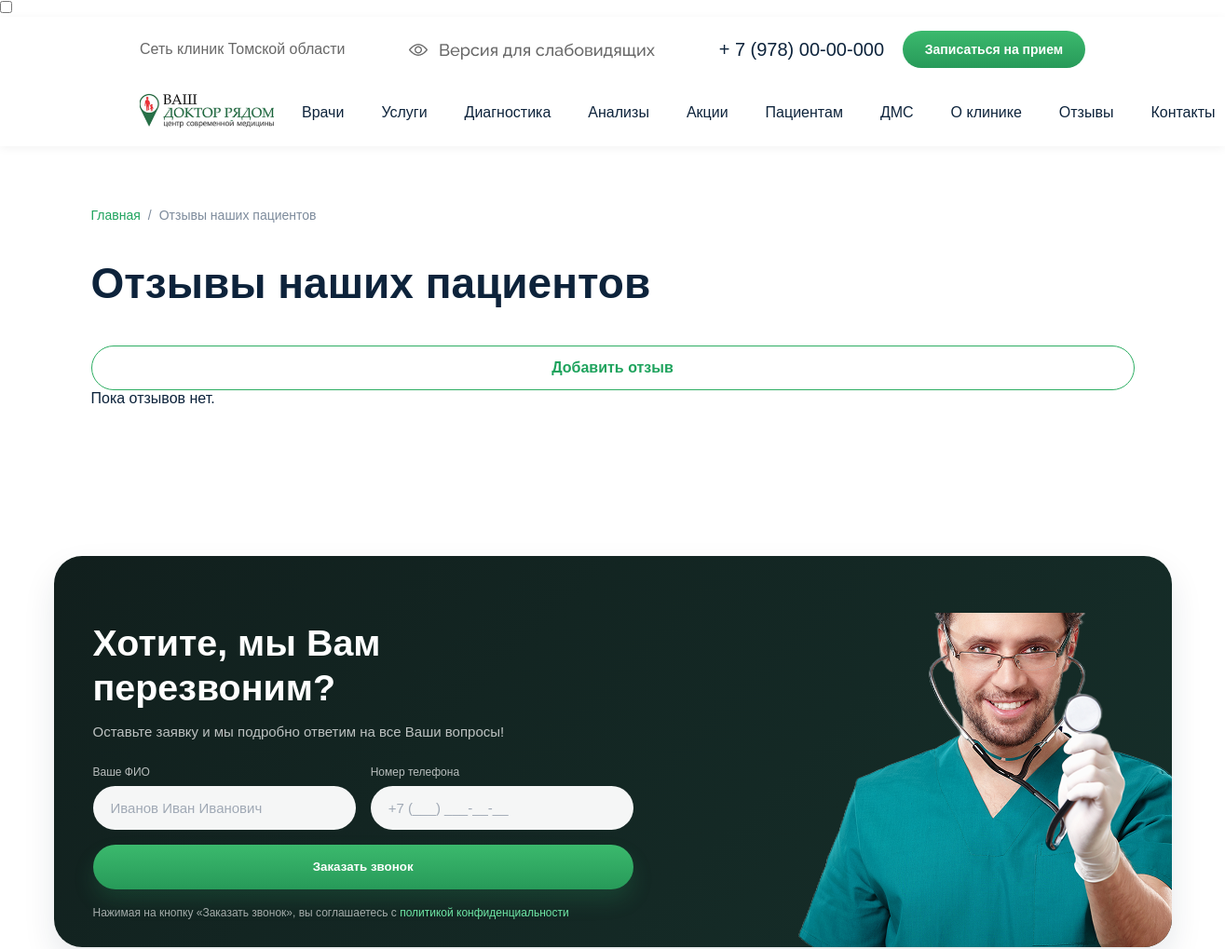
The page /reviews/ (upper part) on the database as committed earlier.
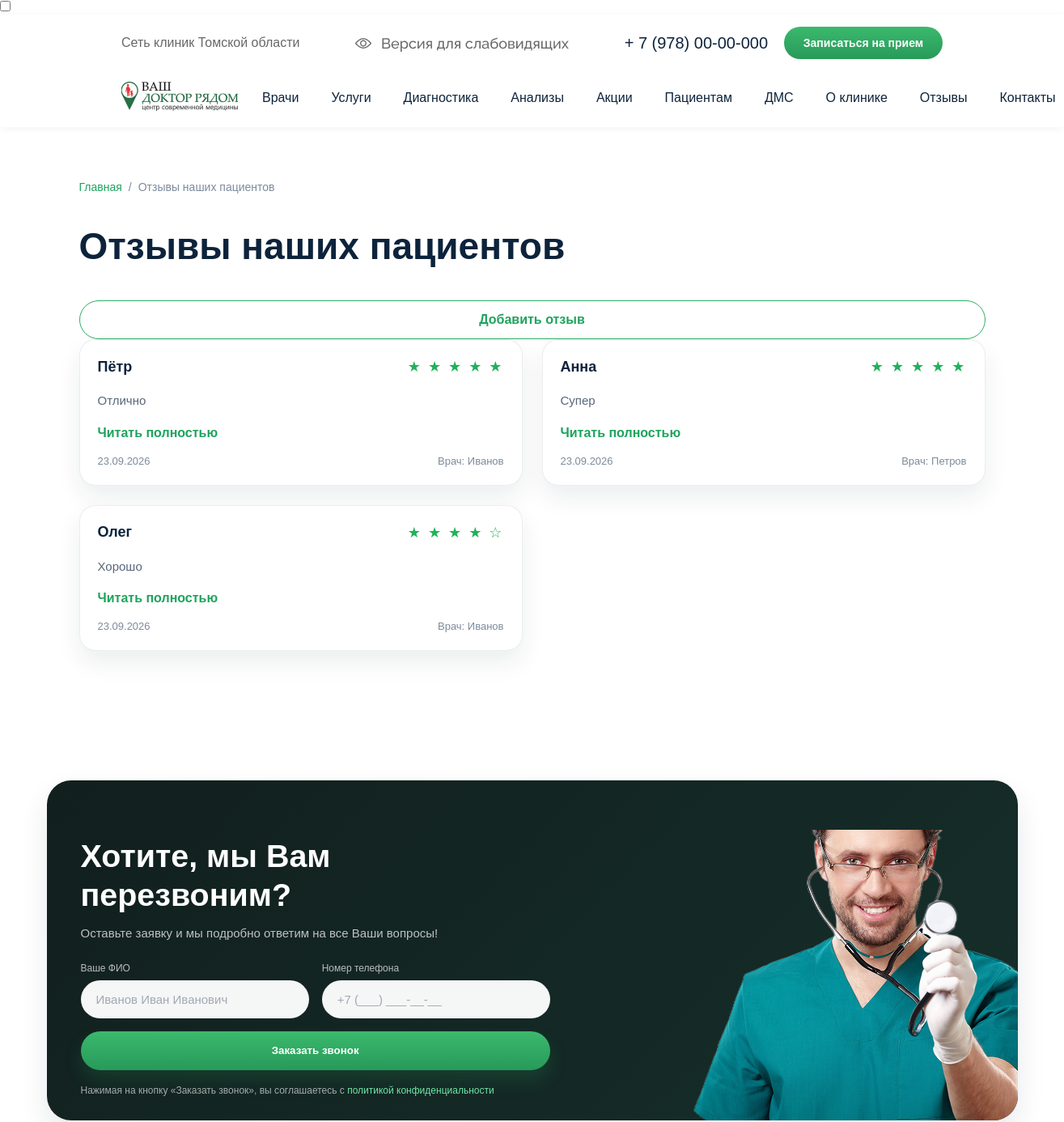
The same page on the database as committed later.
### clinic/models.py (models this page shows, shortened)
class Review(models.Model):
    full_name = models.CharField(max_length=150)
    age = models.PositiveIntegerField()
    doctor = models.CharField(max_length=150)
    text = models.TextField()
    rating = models.PositiveSmallIntegerField(default=5)
    created_at = models.DateField(auto_now_add=True)
    class Meta:
        verbose_name = 'Отзыв'
        verbose_name_plural = 'Отзывы'
        ordering = ['-created_at']

### clinic/views.py (the view)
# urls.py: path('reviews/', ReviewListView.as_view(), name='reviews'),
class ReviewListView(ListView):
    model = Review
    template_name = 'reviews.html'
    context_object_name = 'page_obj'
    paginate_by = 10
    ordering = ['-created_at']

### templates/reviews.html (shortened to what this page needs)
{% extends "base.html" %}
{% load static %}
{% block content %}
<section class="reviews">
    <div class="container">
        <div class="breadcrumbs">
            <a href="{% url 'home' %}">Главная</a>
            <span>/</span>
            <span>Отзывы наших пациентов</span>
        </div>
        <div style="display:flex;justify-content:space-between;align-items:center;gap:12px;flex-wrap:wrap;">
            <h2 class="reviews-title">
                Отзывы наших пациентов
            </h2>
            <a href="{% url 'review_create' %}" class="btn-outline">Добавить отзыв</a>
        </div>
        <div class="reviews-grid">
            {% for review in page_obj %}
            <div class="review-card">
                <div class="review-header">
                    <h3>{{ review.full_name }}</h3>
                    <div class="stars">
                        {% for i in "12345" %}
                            {% if forloop.counter <= review.rating %}
                                ★
                            {% else %}
                                ☆
                            {% endif %}
                        {% endfor %}
                    </div>
                </div>
                <p class="review-text">
                    {{ review.text|truncatewords:40 }}
                </p>
                <a href="{% url 'review_detail' review.pk %}" class="read-more">
                    Читать полностью
                </a>
                <div class="review-footer">
                    <span>{{ review.created_at|date:"d.m.Y" }}</span>
                    <span>Врач: {{ review.doctor }}</span>
                </div>
            </div>
            {% empty %}
            <p>Пока отзывов нет.</p>
            {% endfor %}
        </div>
        </div>
</section>
<section class="callback-section">
  <div class="callback-container">
    <div class="callback-content">
      <h2 class="callback-title">Хотите, мы Вам перезвоним?</h2>
      <p class="callback-subtitle">Оставьте заявку и мы подробно ответим на все Ваши вопросы!</p>
      <form action="{% url 'save_callback' %}" method="POST" class="callback-form">
        <div class="form-row">
          <div class="input-group">
            <label for="id_name">Ваше ФИО</label>
            <input type="text" id="id_name" name="name" placeholder="Иванов Иван Иванович" required>
          </div>
          <div class="input-group">
            <label for="id_phone">Номер телефона</label>
            <input type="tel" id="id_phone" name="phone" placeholder="+7 (___) ___-__-__" required>
          </div>
        </div>
        <button type="submit" class="callback-btn">Заказать звонок</button>
      </form>
      <p class="callback-policy">
        Нажимая на кнопку «Заказать звонок», вы соглашаетесь с
        <a href="#">политикой конфиденциальности</a>
      </p>
    </div>
    <div class="callback-image">
      <img src="{% static 'images/doctor-with-stethoscope-2021-09-03-02-58-01-utc 1.png' %}" alt="Врач консультант">
    </div>
  </div>
</section>
{% endblock %}

### templates/base.html (shortened to what this page needs)
{% load static %}
<!DOCTYPE html>
<html lang="ru">
<head>
    <link rel="stylesheet" href="{% static 'css/style.css' %}">
</head>
<body>
<input type="checkbox" id="modal-toggle" class="modal-toggle" {% if request.GET.success %}checked{% endif %}>
<header>
    <div class="information">
        <h2>Сеть клиник Томской области</h2>
        <div class="eye-block">
            <img class="eye" src="{% static 'images/Frame 2379.png' %}" alt="Версия для слабовидящих">
        </div>
        <div class="btn_number">
            <h1 class="number">+ 7 (978) 00-00-000</h1>
            <label for="modal-toggle" class="btn-2">Записаться на прием</label>
        </div>
    </div>
    <div class="header-main">
        <a href="/" class="logo-link">
            <img class="logo" src="{% static 'svg/image 1.svg' %}" alt="логотип">
        </a>
        <nav class="navigation">
            <div class="nav-links">
                <a class="nav-link" href="{% url 'doctors_list' %}">Врачи</a>
                <a class="nav-link" href="{% url 'services_list' %}">Услуги</a>
                <a class="nav-link" href="{% url 'direction_page' %}">Диагностика</a>
                <a class="nav-link" href="{% url 'analysis_page' %}">Анализы</a>
                <a class="nav-link" href="{% url 'promotions_page' %}">Акции</a>
                <a class="nav-link" href="{% url 'oms_page' %}">Пациентам</a>
                <a class="nav-link" href="{% url 'dms_page' %}">ДМС</a>
                <a class="nav-link" href="{% url 'about_the_clinic' %}">О клинике</a>
                <a class="nav-link" href="{% url 'reviews' %}">Отзывы</a>
                <a class="nav-link" href="{% url 'contact_page' %}">Контакты</a>
            </div>
        </nav>
    </div>
</header>
<main>
    {% block content %}
    {% endblock %}
</main>
</body>
</html>

Rows that differ between the two databases and show on the page:
added Review: full_name "Пётр", rating 5 (drawn), text "Отлично", created_at "23.09.2026", doctor "Иванов"
added Review: full_name "Анна", rating 5 (drawn), text "Супер", created_at "23.09.2026", doctor "Петров"
added Review: full_name "Олег", rating 4 (drawn), text "Хорошо", created_at "23.09.2026", doctor "Иванов"
Other text that changed with them:
text no longer shown: "Пока отзывов нет."
